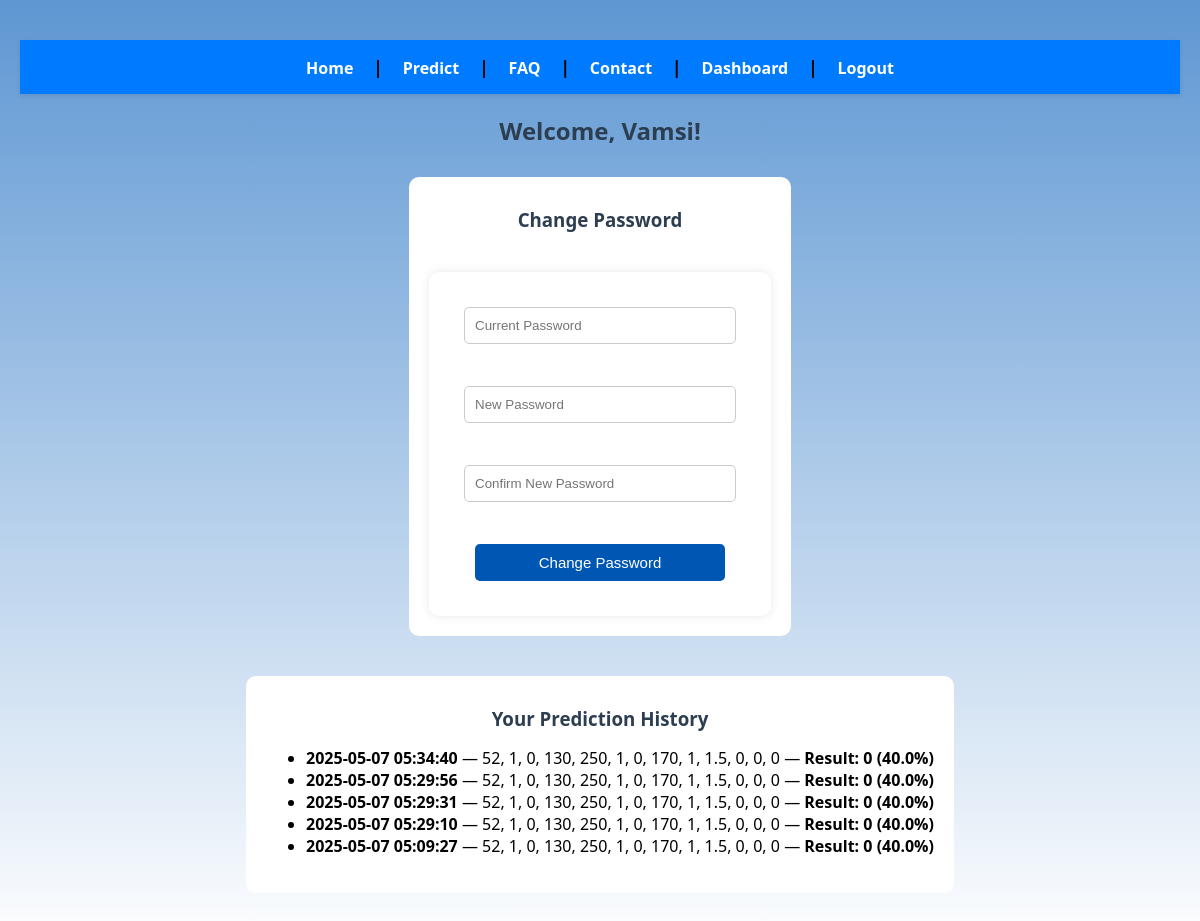
Page /dashboard (signed in) on the committed database.
### database.py (models this page shows)
class User(UserMixin, db.Model):
    id = db.Column(db.Integer, primary_key=True)
    username = db.Column(db.String(150), unique=True, nullable=False)
    password = db.Column(db.String(150), nullable=False)
    role = db.Column(db.String(50), default='user')

class PredictionHistory(db.Model):
    id = db.Column(db.Integer, primary_key=True)
    user_id = db.Column(db.Integer, db.ForeignKey('user.id'))
    input_data = db.Column(db.Text)
    result = db.Column(db.String(50))
    timestamp = db.Column(db.DateTime, default=datetime.utcnow)
    user = db.relationship('User', backref='predictions')  # Add this line

### app.py (the view)
@app.route('/dashboard', methods=['GET', 'POST'])
@login_required
def dashboard():
    history = PredictionHistory.query.filter_by(user_id=current_user.id).order_by(PredictionHistory.timestamp.desc()).all()
    return render_template('dashboard.html', history=history)

### app.py (called while the page is built)
@login_manager.user_loader
def load_user(user_id):
    return User.query.get(int(user_id))

### templates/dashboard.html
{% extends 'base.html' %}
{% block content %}
<h2 style="margin-top: 20px;">Welcome, {{ current_user.username }}!</h2>
<div style="background: white; padding: 20px; margin: 20px; border-radius: 10px;">
  <h3>Change Password</h3>
  <form method="POST" action="{{ url_for('change_password') }}">
    <input type="password" name="current_password" placeholder="Current Password" required><br><br>
    <input type="password" name="new_password" placeholder="New Password" required><br><br>
    <input type="password" name="confirm_password" placeholder="Confirm New Password" required><br><br>
    <input type="submit" value="Change Password">
  </form>
</div>
<div style="background: white; padding: 20px; margin: 20px; border-radius: 10px;">
  <h3>Your Prediction History</h3>
  {% if history %}
    <ul>
      {% for entry in history %}
        <li><strong>{{ entry.timestamp.strftime('%Y-%m-%d %H:%M:%S') }}</strong> — {{ entry.input_data }} — <strong>Result: {{ entry.result }}</strong></li>
      {% endfor %}
    </ul>
  {% else %}
    <p>No predictions made yet.</p>
  {% endif %}
</div>
{% endblock %}

### static/style.css (style rules this page uses)
body { background: linear-gradient(to right, #dfe9f3, #ffffff); font-family: 'Segoe UI', Tahoma, Geneva, Verdana, sans-serif; margin: 0; padding: 40px 20px; text-align: center; }
form { background: white; display: inline-block; padding: 30px; margin-top: 30px; border-radius: 10px; box-shadow: 0 0 10px #aaa; }
input[type="text"], input[type="password"] { padding: 10px; margin: 10px; width: 250px; border-radius: 5px; border: 1px solid #ccc; }
input[type="submit"] { padding: 10px 25px; background-color: #2980b9; color: white; border: none; border-radius: 5px; font-size: 15px; cursor: pointer; }
h1, h2, h3, p { color: #2c3e50; margin: 10px; }

### templates/base.html (style rules this page uses)
body { margin: 0; min-height: 100vh; font-family: 'Segoe UI', Tahoma, Geneva, Verdana, sans-serif; background: linear-gradient(to bottom, #5e97d3, #ffffff); display: flex; flex-direction: column; align-items: center; }
form { background: white; padding: 25px; border-radius: 10px; box-shadow: 0 0 10px rgba(0,0,0,0.1); margin-top: 30px; }
input, textarea { padding: 10px; margin: 10px; border-radius: 5px; border: 1px solid #ccc; width: 250px; }
input[type="submit"] { background-color: #0056b3; color: white; border: none; cursor: pointer; }

### rows in the picture
User: username "Vamsi"
PredictionHistory: timestamp "2025-05-07 05:34:40", input_data "52, 1, 0, 130, 250, 1, 0, 170, 1, 1.5, 0, 0, 0", result "0 (40.0%)"
PredictionHistory: timestamp "2025-05-07 05:29:56", input_data "52, 1, 0, 130, 250, 1, 0, 170, 1, 1.5, 0, 0, 0", result "0 (40.0%)"
PredictionHistory: timestamp "2025-05-07 05:29:31", input_data "52, 1, 0, 130, 250, 1, 0, 170, 1, 1.5, 0, 0, 0", result "0 (40.0%)"
PredictionHistory: timestamp "2025-05-07 05:29:10", input_data "52, 1, 0, 130, 250, 1, 0, 170, 1, 1.5, 0, 0, 0", result "0 (40.0%)"
PredictionHistory: timestamp "2025-05-07 05:09:27", input_data "52, 1, 0, 130, 250, 1, 0, 170, 1, 1.5, 0, 0, 0", result "0 (40.0%)"
